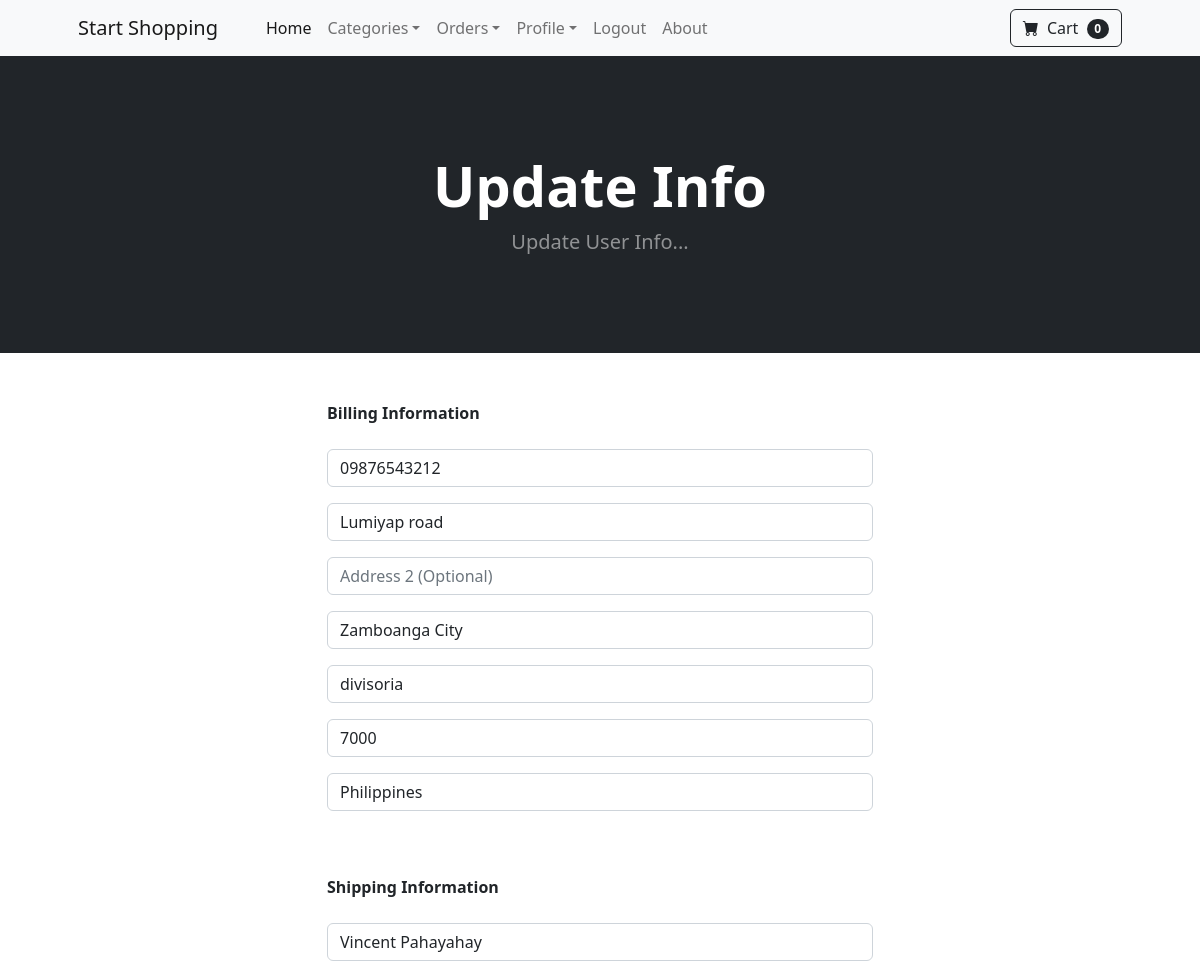
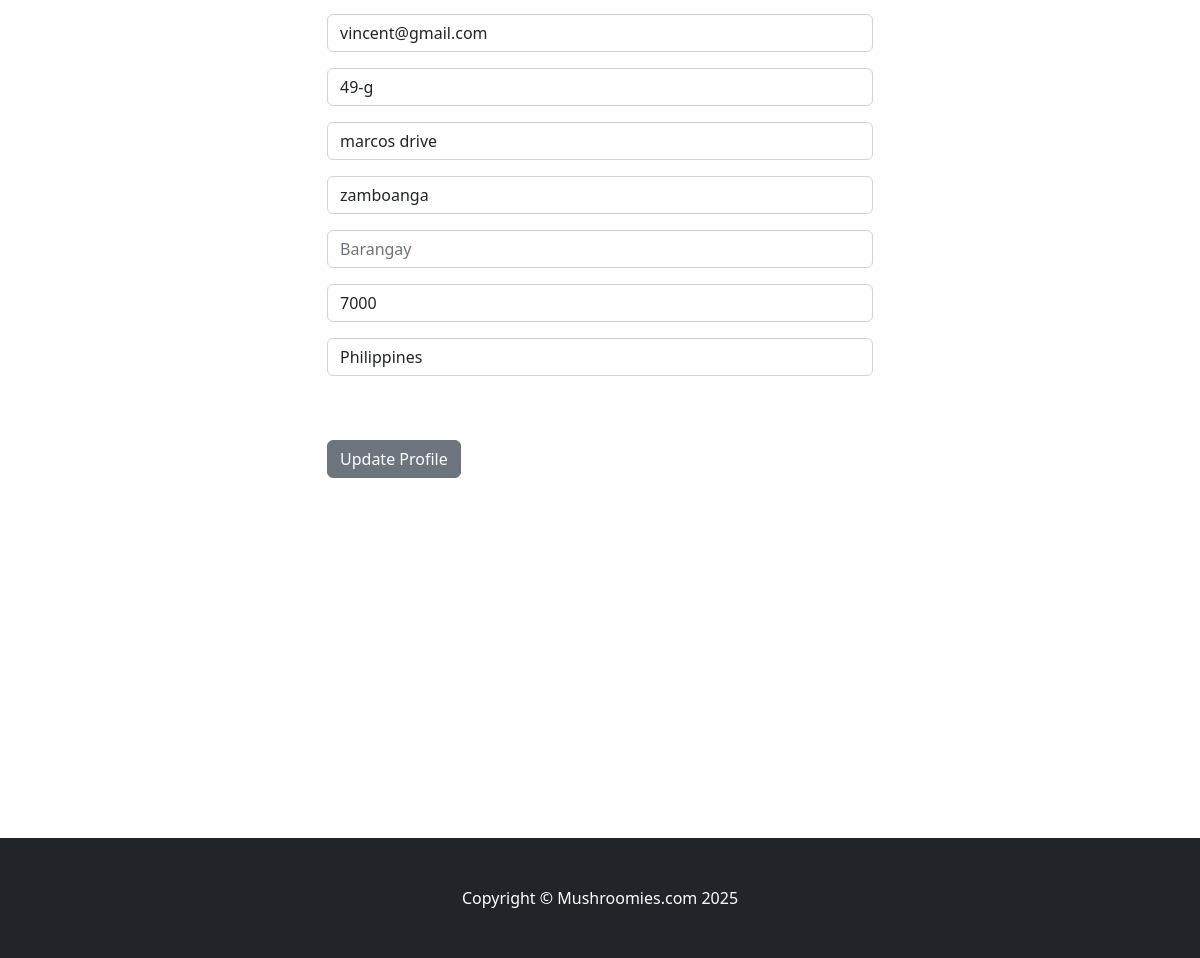
The page /update_info/ (signed in) on the database its author committed (2 pictures, top to bottom).
### store/models.py (models this page shows, shortened)
class Profile(models.Model):
    user = models.OneToOneField(User, on_delete=models.CASCADE)
    date_modified = models.DateTimeField(User, auto_now=True)
    phone = models.CharField(max_length=20, blank=True)
    address1 = models.CharField(max_length=200, blank=True)
    address2 = models.CharField(max_length=200, blank=True)
    city = models.CharField(max_length=200, blank=True)
    barangay = models.CharField(max_length=200, blank=True)
    zipcode = models.CharField(max_length=200, blank=True)
    country = models.CharField(max_length=200, blank=True)
    old_cart = models.CharField(max_length=200, blank=True, null=True)

### payment/models.py (models this page shows, shortened)
class ShippingAddress(models.Model):
    user = models.ForeignKey(User, on_delete=models.CASCADE, null=True, blank=True)
    shipping_full_name = models.CharField(max_length=255)
    shipping_email = models.CharField(max_length=255)
    shipping_address1 = models.CharField(max_length=255)
    shipping_address2 = models.CharField(max_length=255, null=True, blank=True)
    shipping_city = models.CharField(max_length=255)
    shipping_barangay = models.CharField(max_length=255, null=True, blank=True)
    shipping_zipcode = models.CharField(max_length=255, null=True, blank=True)
    shipping_country = models.CharField(max_length=255)
    class Meta:
        verbose_name_plural = "Shipping Address"

### store/views.py (the view)
# urls.py: path('update_info/',views.update_info, name='update_info'),
def  update_info(request):
    categ = Category.objects.all()
    if request.user.is_authenticated:
        current_user = Profile.objects.get(user__id=request.user.id)
        shipping_user = ShippingAddress.objects.get(user__id=request.user.id)
        form = UserInfoForm(request.POST or None, instance=current_user)
        shipping_form = ShippingForm(request.POST or None, instance=shipping_user)
        if form.is_valid() or shipping_form.is_valid():
            form.save()
            shipping_form.save()
            messages.success(request, ("Your Info Has Been Updated!!"))
            return redirect('home')
        return render(request, 'update_info.html', {'form':form, 'categ':categ, 'shipping_form':shipping_form})
    else:
        messages.success(request, ("You Must Be Logged In To Access That Page!!"))
        return redirect('home')

### store/forms.py
class UserInfoForm(forms.ModelForm):
	phone = forms.CharField(label="", widget=forms.TextInput(attrs={'class':'form-control', 'placeholder':'Phone'}))
	address1 = forms.CharField(label="", widget=forms.TextInput(attrs={'class':'form-control', 'placeholder':'Address 1'}))
	address2 = forms.CharField(label="", widget=forms.TextInput(attrs={'class':'form-control', 'placeholder':'Address 2 (Optional)'}), required=False)
	city = forms.CharField(label="", widget=forms.TextInput(attrs={'class':'form-control', 'placeholder':'City'}))
	barangay = forms.CharField(label="", widget=forms.TextInput(attrs={'class':'form-control', 'placeholder':'Barangay'}))
	zipcode = forms.CharField(label="", widget=forms.TextInput(attrs={'class':'form-control', 'placeholder':'Zipcode'}))
	country = forms.CharField(label="", widget=forms.TextInput(attrs={'class':'form-control', 'placeholder':'Country'}))
	class Meta:
		model = Profile
		fields = ('phone', 'address1', 'address2', 'city', 'barangay', 'zipcode', 'country', )

### cart/cart.py (called while the page is built)
    def __len__(self):
        return len(self.cart)

### cart/context_processors.py (called while the page is built)
def cart(request):
    return {'cart': Cart(request)}

### store/templates/update_info.html (shortened to what this page needs)
{%extends 'base.html' %}
{%block content%}
        <header class="bg-dark py-5">
            <div class="container px-4 px-lg-5 my-5">
                <div class="text-center text-white">
                    <h1 class="display-4 fw-bolder">Update Info</h1>
                    <p class="lead fw-normal text-white-50 mb-0">Update User Info...</p>
                </div>
            </div>
        </header>
        <div class='container'>
            <div class='row'>
                    <div class="col-md-6 offset-md-3">
                        <br/><br/>
                        <strong>Billing Information</strong>
                        <br/><br/>
                        <form method="POST" action="{% url 'update_info' %}">
                            {{form.as_p}}
                            <br/><br/>
                            <strong>Shipping Information</strong>
                            <br/><br/>
                            {{ shipping_form.as_p }}
                            <br/><br/>
                            <button type="submit" class="btn btn-secondary">Update Profile</button>
                          </form>
                          <br/>
                          <br/><br/>
                          <br/><br/>
                          <br/><br/>
                        <br/><br/>
                        <br/><br/>
                        <br/><br/>
                        <br/><br/>
                    </div>
            </div>
        </div>
{%endblock%}

### rows shown on the page
Profile: phone "09876543212", address1 "Lumiyap road", city "Zamboanga City", barangay "divisoria", zipcode "7000", country "Philippines"
ShippingAddress: shipping_full_name "Vincent Pahayahay", shipping_email "vincent@gmail.com", shipping_address1 "49-g", shipping_address2 "marcos drive", shipping_city "zamboanga", shipping_zipcode "7000", shipping_country "Philippines"

### other values the page prints
{{ cart|length }} "0"
